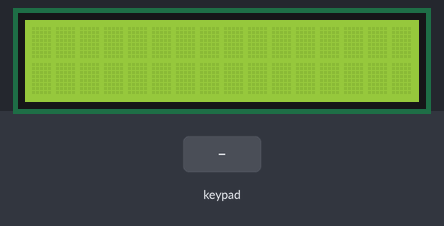
Simulated run of this sketch. Board: Arduino Mega 2560, built with avr-gcc and run on an emulated ATmega2560. On the bench: 16×2 character LCD. The inputs (shaded band) are chosen by the test bench.

Above: at 1.2 s.
1.3 s: keypad keys 2 2 2 3 2 4 2 5 * pressed 0.4 s apart
At 5.8 s:
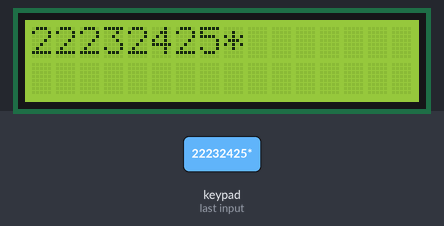
6.4 s: key '7' pressed
At 7.2 s:
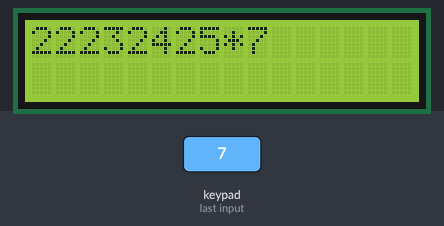
7.9 s: key '8' pressed
At 8.2 s:
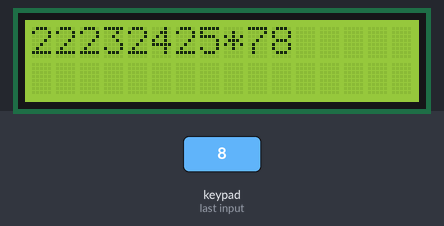
9.4 s: keypad keys 2 2 2 3 2 4 2 5 pressed 0.4 s apart
At 12.0 s:
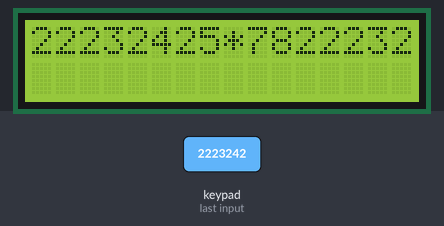
14.1 s: key 'C' pressed
At 15.3 s:
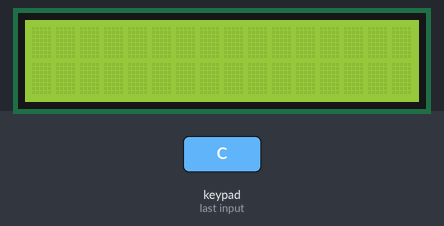
15.6 s: keypad keys 7 + 5 = pressed 0.4 s apart
At 16.2 s:
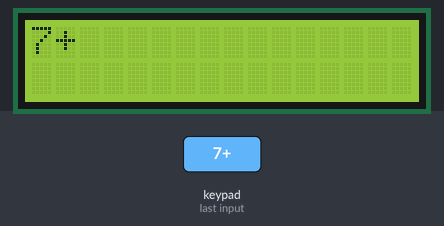
Timing chart, 0 to 18.6 s (numbered marks = the images above; inputs shaded):
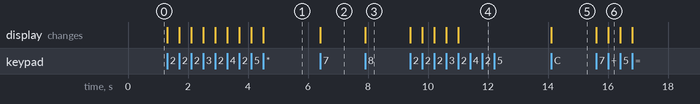

Measured:
- after the input at 1.3 s, the display: first changes at once (image 1 shows a later state)
- after the input at 6.4 s, the display: changes at once (image 2)
- after the input at 7.9 s, the display: changes at once (image 3)
- after the input at 9.4 s, the display: first changes at once (image 4 shows a later state)
- after the input at 14.1 s, the display: changes at once (image 5)
- after the input at 15.6 s, the display: first changes at once (image 6 shows a later state)

The sketch:

calculator.ino
```cpp
#include <Keypad.h>
#include   <LiquidCrystal.h>

const int rs=13, en=12, d4=11, d5=10, d6=9, d7=8;
LiquidCrystal lcd(rs, en, d4, d5, d6, d7);
const byte ROWS = 4;
const byte COLS = 4;

char keys [ROWS] [COLS] = {
  {'7', '8', '9', '/'},
  {'4', '5', '6', '*'},
  {'1', '2', '3', '-'},
  {'C', '0', '=', '+'}
};
byte rowPins[ROWS] = {22,23,24,25};
byte colPins[COLS] = {30,31,32,33};

Keypad myKeypad = Keypad( makeKeymap(keys), rowPins, colPins, ROWS, COLS );

boolean presentValue = false;
boolean final = false;
String num1, num2;
int answer;
char op;

void setup()
{
  lcd.begin(16,2);
}

void loop(){

  char key = myKeypad.getKey();

  if(key != NO_KEY && key=='C'){
    lcd.clear();
    final = false;
    presentValue = false;
    if(num1!="")
      num1="";
    if(num2="")
      num2="";
  }
  if (key != NO_KEY && (key=='1'||key=='2'||key=='3'||key=='4'||key=='5'||key=='6'||key=='7'||key=='8'||key=='9'||key=='0'))
  {
    if (presentValue != true)
    {
      num1 = num1 + key;
      //lcd.setCursor(0, 0); //to adjust one whitespace for operator
      lcd.print(key);
    }
    else
    {
      num2 = num2 + key;
      //lcd.setCursor(1, 0);
      lcd.print(key);
      final = true;
    }
  }

  else if (presentValue == false && key != NO_KEY && (key == '/' || key == '*' || key == '-' || key == '+'))
  {
    if (presentValue == false)
    {
      presentValue = true;
      op = key;
      //lcd.setCursor(0,1);
      lcd.print(op);
    }
  }

  else if (final == true && key != NO_KEY && key == '='){
    if (op == '+'){
      answer = num1.toInt() + num2.toInt();
    }
    else if (op == '-'){
      answer = num1.toInt() - num2.toInt();
    }
    else if (op == '*'){
      answer = num1.toInt() * num2.toInt();
    }
    else if (op == '/'){
      answer = num1.toInt() / num2.toInt();
    }
      lcd.print(key);
      num1=answer;
      num2="";
      final = false;
      presentValue = false;
      lcd.clear();
      lcd.setCursor(0,0);
      lcd.print(answer);
  }

}
```
